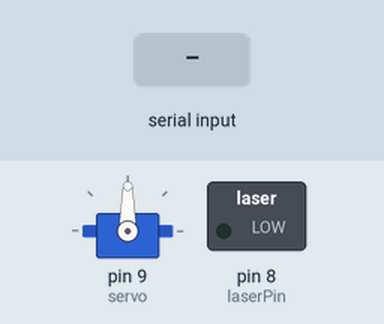
A sketch run on a simulated Arduino Uno, built with avr-gcc and run on an emulated ATmega328P. On the bench: servo, switched loads named in the sketch (green lamp = pin HIGH). Inputs (shaded band) come from the test bench. What the sketch prints to the serial monitor is not drawn.

Above: at 1.2 s.
1.3 s: "90,45\n" received over Serial
At 2.5 s:
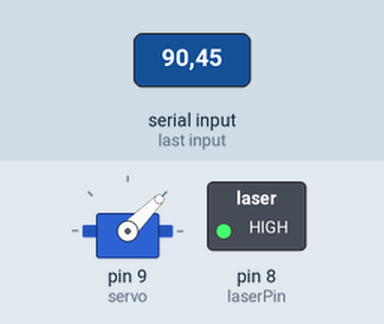
2.8 s: "30,150\n" received over Serial
At 3.6 s:
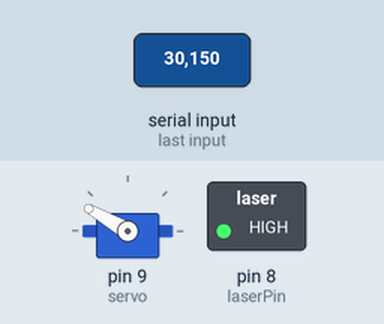
4.3 s: "5\n" received over Serial
At 4.7 s:
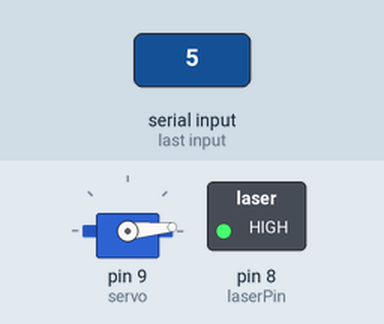
5.8 s: "200\n" received over Serial
At 6.9 s:
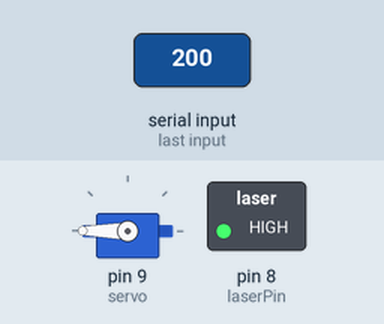
7.3 s: "90\n" received over Serial
At 7.9 s:
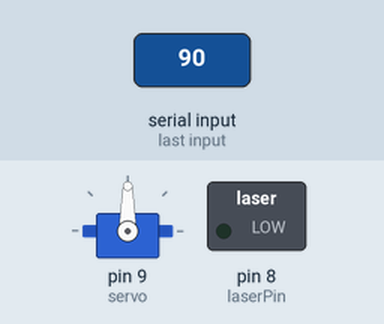
Timing chart, 0 to 9.8 s (numbered marks = the images above; inputs shaded):
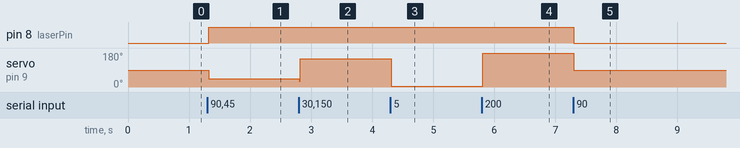

The sketch:

servo_move_test.ino
```cpp
#include <Servo.h>

int laserPin = 8;
Servo servo;
int pos = 90;
int temp = 90;

void update(int pos){
  servo.write(pos); //set servo angle, should be from 0-180
  if(pos == 90)
    digitalWrite(laserPin, LOW);  //laser off when stationary
   else
    digitalWrite(laserPin, HIGH);  //laser on when moving
}


void setup(){
  Serial.begin(9600);
  Serial.print("Enter Position = ");
  pinMode(laserPin, OUTPUT);
  servo.attach(9); //use pin 9 to control servo
}

void loop(){
  if(Serial.available()>0)
    {
    temp = Serial.parseInt();
    if(temp >=1 )
      pos = temp;
      Serial.print(pos);
      Serial.println(" degree");
      Serial.print("Enter Position = ");
      update(pos);
    }
    delay(15);
}
```

Measured:
- after the input at 1.3 s, pin 8 (laserPin): LOW → HIGH at once; servo on pin 9 (servo): 90° → 45° at once
- after the input at 2.8 s, servo on pin 9 (servo): 45° → 150° at once
- after the input at 4.3 s, servo on pin 9 (servo): 150° → 5° at once
- after the input at 5.8 s, servo on pin 9 (servo): 5° → 180° at once
- after the input at 7.3 s, pin 8 (laserPin): HIGH → LOW at once; servo on pin 9 (servo): 180° → 90° at once
